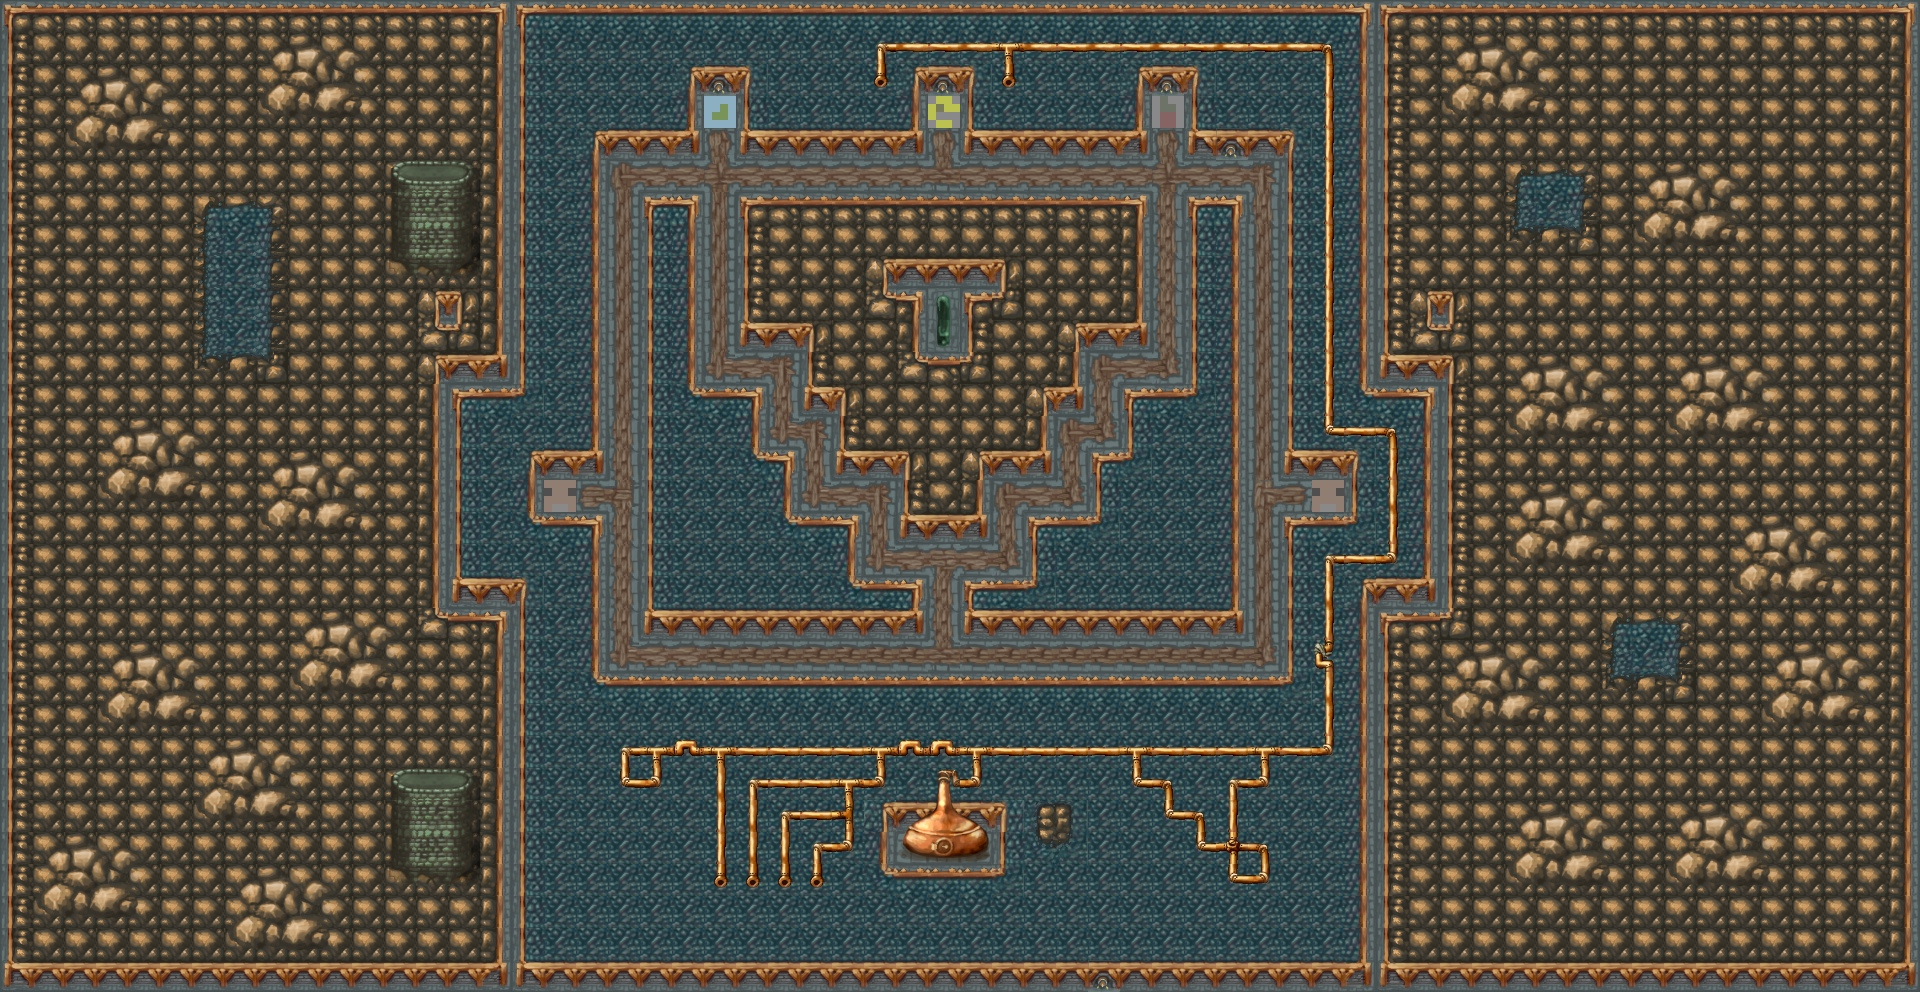

A level layout from a 2D game, rendered from its tile map. Below: a short description, then the map file with tile-grid data replaced by summaries:
An orthogonal 60x31 tile map with 32x32 px tiles, 2 tile layers (background, THE_ONE_LAYER).

<map version="1.0" orientation="orthogonal" width="60" height="31" tilewidth="32" tileheight="32">
 <tileset firstgid="1" name="tilemap_winecellar" tilewidth="32" tileheight="32">
  <image source="../Textures/tilemap_winecellar.png" width="960" height="960" />
 </tileset>
 <layer name="background" width="60" height="31">
  <data>[1860 cells, 1 non-empty, 1 distinct tile ids]</data>
 </layer>
 <layer name="THE_ONE_LAYER" width="60" height="31">
  <data>[1860 cells, 1860 non-empty, 109 distinct tile ids]</data>
 </layer>
 <objectgroup name="object" width="60" height="31" />
 <objectgroup name="collision" width="60" height="31" />
</map>
